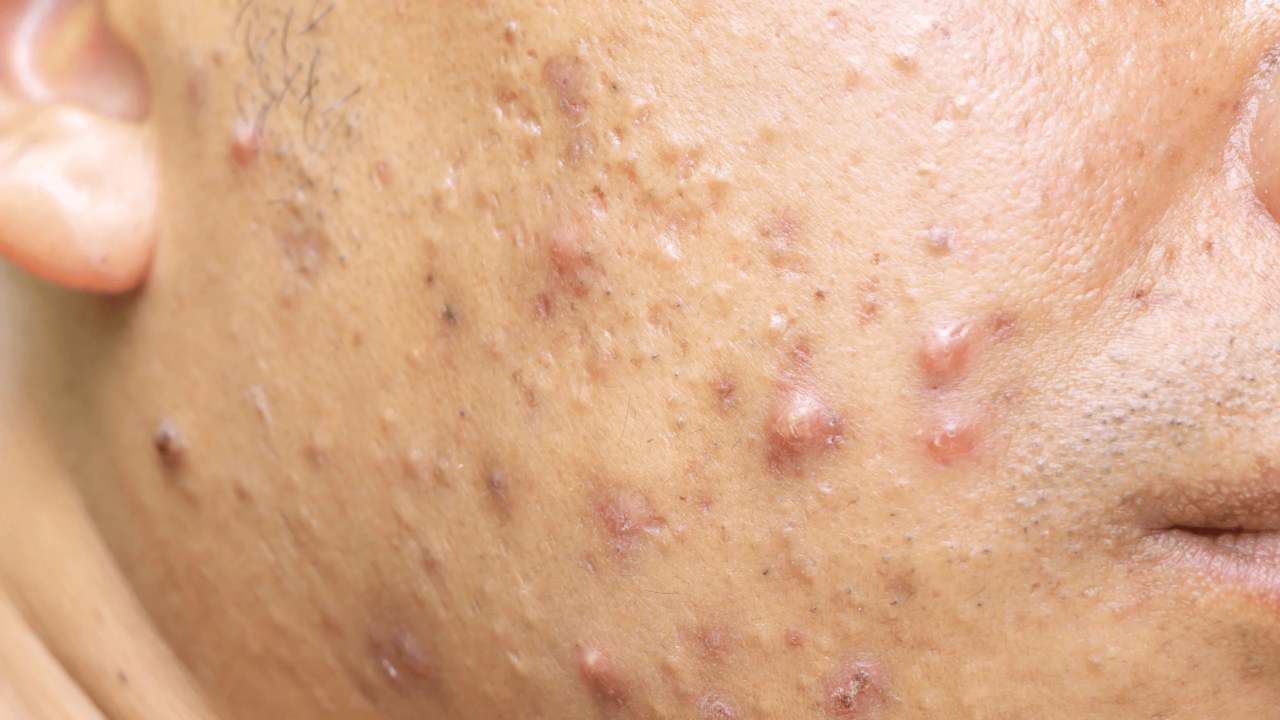
#> input picture dataset/test/acne/1.webp, 2560 x 1440 px (shown at 1/2 size)
$ python -i image_validation.py   (imports and definitions only)   (older library calls are emulated)
#> lines starting #> are read from the running program, lines starting #| are printed output that depends on the picture; after the words box and inside, x2 and y2 are one past the last pixel; in counts of white or black regions, pixels touching at a corner belong together
"""Input validation for the Member 1 skin-condition classifier."""

from pathlib import Path

import cv2
import numpy as np


MIN_WIDTH = 96
MIN_HEIGHT = 96
MIN_SKIN_COVERAGE = 0.20
MIN_BRIGHTNESS = 28.0
MAX_BRIGHTNESS = 238.0
MIN_SHARPNESS = 12.0


def validate_skin_image(image_path: Path) -> dict:
    """Check that an upload resembles a usable close-up skin photograph.

    The disease classifier is closed-set and must never be asked to force a
    phone, animal, document, or scenery image into one of its disease labels.
    This gate measures skin-colour agreement in two colour spaces together
    with basic capture quality before inference is allowed.
    """
#> called with image_path = '../../dataset/test/acne/1.webp'

    image = cv2.imread(str(image_path), cv2.IMREAD_COLOR)
#> image is the input picture: shape (1440, 2560, 3); mean B, G, R 139.6, 171.6, 217.1
    if image is None:
        return _reject("The uploaded file could not be decoded as an image.")

    height, width = image.shape[:2]
#> height = 1440; width = 2560
    if width < MIN_WIDTH or height < MIN_HEIGHT:
        return _reject(
            "The image is too small. Please upload a close, clear skin photo of at least 96 x 96 pixels."
        )

    sample = cv2.resize(image, (224, 224), interpolation=cv2.INTER_AREA)
    blue, green, red = cv2.split(sample)
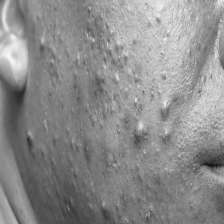
#> blue: shape (224, 224); min 18, max 243, mean 139.6
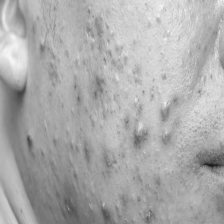
#> green: shape (224, 224); min 30, max 244, mean 171.6
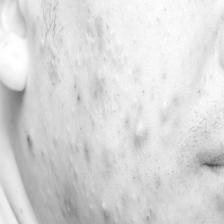
#> red: shape (224, 224); min 81, max 255, mean 217.1
    _, cr, cb = cv2.split(cv2.cvtColor(sample, cv2.COLOR_BGR2YCrCb))
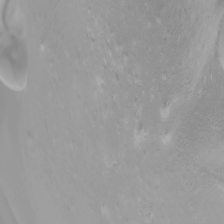
#> cr: shape (224, 224); min 134, max 175, mean 153.4
    hue, saturation, value = cv2.split(cv2.cvtColor(sample, cv2.COLOR_BGR2HSV))
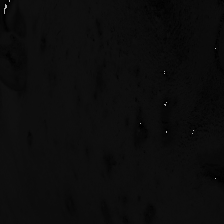
#> hue: shape (224, 224); min 0, max 179, mean 12.1

    channel_range = np.maximum(np.maximum(red, green), blue) - np.minimum(
        np.minimum(red, green), blue
    )
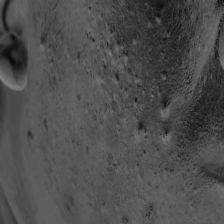
#> channel_range: shape (224, 224); min 12, max 128, mean 77.5
    rgb_skin = (
        (red > 35)
        & (green > 20)
        & (blue > 12)
        & (channel_range > 8)
        & (red > green)
        & (red > blue)
    )
#> rgb_skin: shape (224, 224) bool; every value is 1
    chroma_skin = (cr >= 125) & (cr <= 185) & (cb >= 70) & (cb <= 145)
    hsv_skin = (
        ((hue <= 28) | (hue >= 170))
        & (saturation >= 15)
        & (saturation <= 220)
        & (value >= 35)
    )
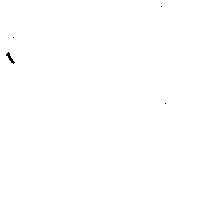
#> hsv_skin: shape (224, 224) bool; 99.9% white; black in thin lines or dots, all inside (x1, y1, x2, y2) = (6, 6, 166, 104)
    skin_mask = chroma_skin & (rgb_skin | hsv_skin)
    skin_coverage = float(np.mean(skin_mask))
#> skin_coverage = 1

    gray = cv2.cvtColor(sample, cv2.COLOR_BGR2GRAY)
    brightness = float(np.mean(gray))
#> brightness = 181.6
    sharpness = float(cv2.Laplacian(gray, cv2.CV_64F).var())
#> sharpness = 175.1

    metrics = {
        "width": int(width),
        "height": int(height),
        "skinCoverage": round(skin_coverage, 4),
        "brightness": round(brightness, 2),
        "sharpness": round(sharpness, 2),
    }
#> metrics = {'width': 2560, 'height': 1440, 'skinCoverage': 1, 'brightness': 181.6, 'sharpness': 175.1}

    if skin_coverage < MIN_SKIN_COVERAGE:
        return _reject(
            "This does not appear to be a close-up skin image. Please upload only the affected skin area - not a phone, animal, document, or other object.",
            metrics,
        )
    if brightness < MIN_BRIGHTNESS:
        return _reject("The skin image is too dark. Retake it in brighter, even lighting.", metrics)
    if brightness > MAX_BRIGHTNESS:
        return _reject("The skin image is overexposed. Retake it without flash glare.", metrics)
    if sharpness < MIN_SHARPNESS:
        return _reject("The skin image is too blurry. Hold the camera steady and focus on the affected area.", metrics)

    return {"accepted": True, "message": "Skin image accepted.", "metrics": metrics}


def _reject(message: str, metrics: dict | None = None) -> dict:
    return {"accepted": False, "message": message, "metrics": metrics or {}}

>>> result = validate_skin_image('../../dataset/test/acne/1.webp')
#> result = 3 items
